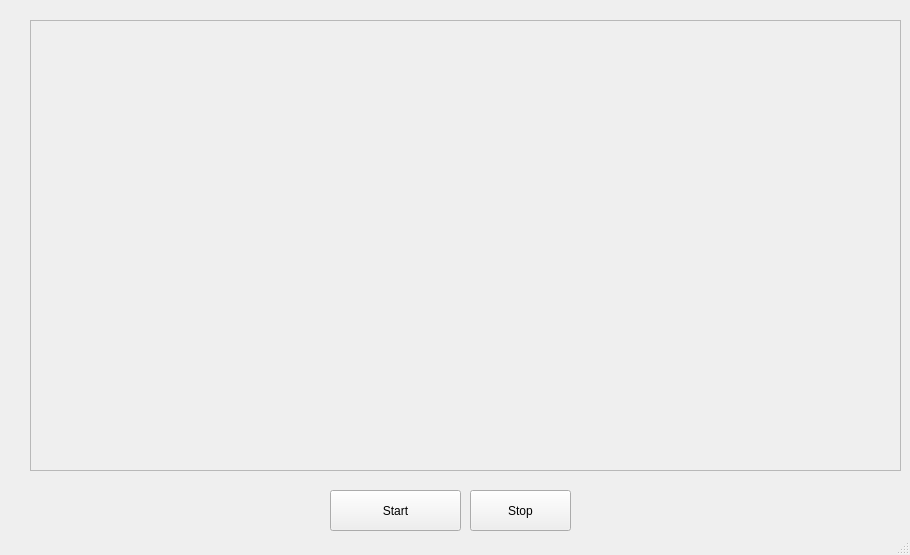
<?xml version="1.0" encoding="UTF-8"?>
<ui version="4.0">
 <class>MainWindow</class>
 <widget class="QMainWindow" name="MainWindow">
  <property name="geometry">
   <rect>
    <x>0</x>
    <y>0</y>
    <width>910</width>
    <height>555</height>
   </rect>
  </property>
  <property name="windowTitle">
   <string>MainWindow</string>
  </property>
  <widget class="QWidget" name="centralwidget">
   <widget class="QFrame" name="frame">
    <property name="geometry">
     <rect>
      <x>30</x>
      <y>20</y>
      <width>871</width>
      <height>451</height>
     </rect>
    </property>
    <property name="frameShape">
     <enum>QFrame::StyledPanel</enum>
    </property>
    <property name="frameShadow">
     <enum>QFrame::Raised</enum>
    </property>
    <layout class="QHBoxLayout" name="horizontalLayout_3">
     <item>
      <layout class="QHBoxLayout" name="horizontalLayout"/>
     </item>
     <item>
      <layout class="QHBoxLayout" name="horizontalLayout_2"/>
     </item>
    </layout>
   </widget>
   <widget class="QPushButton" name="pushBtnStart">
    <property name="geometry">
     <rect>
      <x>330</x>
      <y>490</y>
      <width>131</width>
      <height>41</height>
     </rect>
    </property>
    <property name="text">
     <string>Start</string>
    </property>
   </widget>
   <widget class="QPushButton" name="pushBtnStop">
    <property name="geometry">
     <rect>
      <x>470</x>
      <y>490</y>
      <width>101</width>
      <height>41</height>
     </rect>
    </property>
    <property name="text">
     <string>Stop</string>
    </property>
   </widget>
  </widget>
  <widget class="QStatusBar" name="statusbar"/>
 </widget>
 <resources/>
 <connections/>
</ui>
